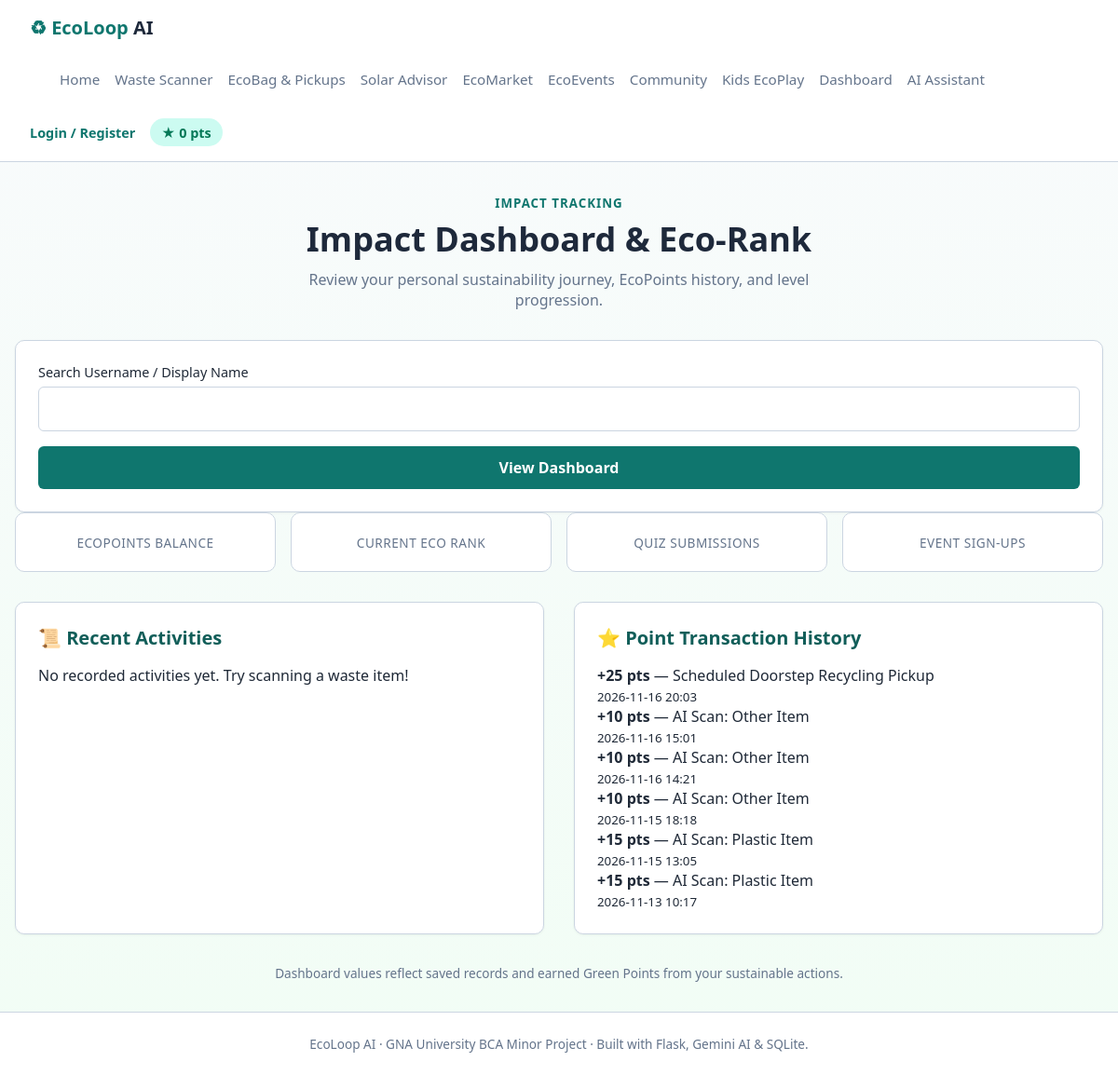
/dashboard, run on the app's committed database.
### tables this page shows
CREATE TABLE points(id INTEGER PRIMARY KEY,username TEXT,amount INTEGER,reason TEXT,created TEXT);

### app.py (the view)
@app.route("/dashboard")
def dashboard():
    user = session.get("user", "Guest")
    with connect() as c:
        pts_history = c.execute("SELECT * FROM points WHERE username=? ORDER BY id DESC LIMIT 15", (user,)).fetchall()
        pickups = c.execute("SELECT * FROM pickups WHERE username=? ORDER BY id DESC", (user,)).fetchall()
        total_pts = user_balance(user)
    level = get_eco_level(total_pts)
    return render_template("dashboard.html", pts_history=pts_history, pickups=pickups, total_pts=total_pts, level=level)

### app.py (called while the page is built)
def connect():
    c = sqlite3.connect(DB)
    c.row_factory = sqlite3.Row
    return c

def get_eco_level(pts: int) -> str:
    if pts >= 500: return "🏆 Planet Guardian"
    if pts >= 250: return "⭐ Earth Hero"
    if pts >= 100: return "🌟 Eco Master"
    if pts >= 30:  return "🌱 Green Hero"
    return "🌿 Seed Starter"

def user_balance(user):
    if not user:
        return 40
    with connect() as c:
        res = c.execute("SELECT COALESCE(SUM(amount),0) FROM points WHERE username=?", (user,)).fetchone()
        return res[0] if res else 40

### templates/dashboard.html
{% extends "base.html" %}
{% block content %}
<section class="head">
    <small>IMPACT TRACKING</small>
    <h1>Impact Dashboard & Eco-Rank</h1>
    <p>Review your personal sustainability journey, EcoPoints history, and level progression.</p>
</section>
<section class="panel">
    <form method="get" class="dashboard-search">
        <label>Search Username / Display Name
            <input type="text" name="user" value="{{ user }}">
        </label>
        <button type="submit" class="btn">View Dashboard</button>
    </form>
</section>
<div class="stats">
    <article><b>{{ points }}</b><span>EcoPoints Balance</span></article>
    <article><b>{{ eco_level }}</b><span>Current Eco Rank</span></article>
    <article><b>{{ quiz_count }}</b><span>Quiz Submissions</span></article>
    <article><b>{{ join_count }}</b><span>Event Sign-ups</span></article>
</div>
<div class="cols">
    <section class="panel">
        <h2>📜 Recent Activities</h2>
        {% if acts %}
            {% for a in acts %}
                <p><b>{{ a.kind }}</b> — {{ a.description }}<br><small>{{ a.created }}</small></p>
            {% endfor %}
        {% else %}
            <p>No recorded activities yet. Try scanning a waste item!</p>
        {% endif %}
    </section>
    <section class="panel">
        <h2>⭐ Point Transaction History</h2>
        {% if pts_history %}
            {% for p in pts_history %}
                <p><b>{{ '+' if p.amount > 0 else '' }}{{ p.amount }} pts</b> — {{ p.reason }}<br><small>{{ p.created }}</small></p>
            {% endfor %}
        {% else %}
            <p>No point transactions yet.</p>
        {% endif %}
    </section>
</div>
<p class="note">Dashboard values reflect saved records and earned Green Points from your sustainable actions.</p>
{% endblock %}

### templates/base.html (shortened to what this page needs)
<!doctype html>
<html lang="en">
<head>
    <link rel="stylesheet" href="{{ url_for('static', filename='css/style.css') }}">
</head>
<body>
    <header>
        <a class="logo" href="/">♻ EcoLoop <b>AI</b></a>
        <nav>
            <a href="/">Home</a>
            <a href="/scanner">Waste Scanner</a>
            <a href="/pickups">EcoBag & Pickups</a>
            <a href="/solar">Solar Advisor</a>
            <a href="/market">EcoMarket</a>
            <a href="/events">EcoEvents</a>
            <a href="/community">Community</a>
            <a href="/quiz">Kids EcoPlay</a>
            <a href="/dashboard">Dashboard</a>
            <a href="/assistant">AI Assistant</a>
        </nav>
        <div class="user-badge">
            {% if session.get('user') %}
                <span>👤 {{ session['user'] }}</span>
                <a href="/logout" class="auth-btn">Logout</a>
            {% else %}
                <a href="/auth" class="auth-btn">Login / Register</a>
            {% endif %}
            <span class="points">★ {{ session.get('points', 0) }} pts</span>
        </div>
    </header>
    <main>
        {% block content %}{% endblock %}
    </main>
    <footer>
        EcoLoop AI · GNA University BCA Minor Project · Built with Flask, Gemini AI & SQLite.
    </footer>
</body>
</html>

### static/css/style.css (style rules this page uses)
:root { --primary: #0f766e; --primary-dark: #115e59; --accent: #14b8a6; --bg: #f8fafc; --surface: #ffffff; --text: #1e293b; --text-muted: #64748b; --border: #cbd5e1; --radius: 10px; }
* { box-sizing: border-box; margin: 0; padding: 0; font-family: system-ui, -apple-system, BlinkMacSystemFont, "Segoe UI", Roboto, sans-serif; }
body { font-family: 'Segoe UI', system-ui, -apple-system, sans-serif; color: #1f2937; background: linear-gradient(rgba(248, 250, 252, 0.88), rgba(240, 253, 244, 0.90)), url('https://images.unsplash.com/photo-1501854140801-50d01698950b?auto=format&fit=crop&w=1920&q=80'); background-size: cover; background-position: center; background-attachment: fixed; min-height: 100vh; margin: 0; }
header { background-color: var(--surface); border-bottom: 1px solid var(--border); padding: 1rem 2rem; display: flex; align-items: center; justify-content: space-between; flex-wrap: wrap; gap: 1rem; position: sticky; top: 0; z-index: 100; }
.logo { font-size: 1.25rem; font-weight: bold; color: var(--primary); text-decoration: none; }
.logo b { color: var(--text); }
nav { display: flex; gap: 1rem; flex-wrap: wrap; }
nav a { color: var(--text-muted); text-decoration: none; font-size: 0.95rem; font-weight: 500; transition: color 0.2s; }
nav { display: flex; justify-content: space-between; align-items: center; padding: 1rem 2rem; background: rgba(255, 255, 255, 0.85); backdrop-filter: blur(10px); }
.user-badge { display: flex; align-items: center; gap: 1rem; }
.points { background-color: #ccfbf1; color: #047857; padding: 0.35rem 0.75rem; border-radius: 20px; font-weight: bold; font-size: 0.9rem; }
.auth-btn { text-decoration: none; color: var(--primary); font-weight: 600; font-size: 0.9rem; }
main { max-width: 1200px; width: 100%; margin: 0 auto; padding: 2rem 1rem; flex: 1; }
.head { margin-bottom: 2rem; text-align: center; }
.head small { color: var(--primary); font-weight: bold; letter-spacing: 1px; text-transform: uppercase; }
.head h1 { font-size: 2.25rem; color: var(--text); margin-top: 0.25rem; }
.head p { color: var(--text-muted); max-width: 600px; margin: 0.5rem auto 0; }
.cols { display: grid; grid-template-columns: repeat(auto-fit, minmax(300px, 1fr)); gap: 2rem; margin-bottom: 2rem; }
.panel { background-color: var(--surface); border: 1px solid var(--border); border-radius: var(--radius); padding: 1.5rem; box-shadow: 0 1px 3px rgba(0,0,0,0.05); }
.panel h2 { font-size: 1.25rem; margin-bottom: 1rem; color: var(--primary-dark); }
form { display: flex; flex-direction: column; gap: 1rem; }
label { display: flex; flex-direction: column; gap: 0.35rem; font-size: 0.9rem; font-weight: 500; }
input, select, textarea { padding: 0.75rem; border: 1px solid var(--border); border-radius: 6px; font-size: 1rem; outline: none; transition: border-color 0.2s; }
button.btn, .btn { background-color: var(--primary); color: white; border: none; padding: 0.75rem 1.5rem; border-radius: 6px; font-size: 1rem; font-weight: 600; cursor: pointer; text-decoration: none; text-align: center; display: inline-block; transition: background-color 0.2s; }
.stats { display: grid; grid-template-columns: repeat(auto-fit, minmax(200px, 1fr)); gap: 1rem; margin-bottom: 2rem; }
.stats article { background-color: var(--surface); border: 1px solid var(--border); border-radius: var(--radius); padding: 1.25rem; text-align: center; }
.stats article span { color: var(--text-muted); font-size: 0.85rem; text-transform: uppercase; letter-spacing: 0.5px; }
.note { font-size: 0.85rem; color: var(--text-muted); margin-top: 1.5rem; text-align: center; }
footer { text-align: center; padding: 1.5rem; border-top: 1px solid var(--border); color: var(--text-muted); font-size: 0.85rem; background-color: var(--surface); }

### data on the page
points: amount "+", amount "25", reason "Scheduled Doorstep Recycling Pickup", created "2026-11-16 20:03"
points: amount "+", amount "10", reason "AI Scan: Other Item", created "2026-11-16 15:01"
points: amount "+", amount "10", reason "AI Scan: Other Item", created "2026-11-16 14:21"
points: amount "+", amount "10", reason "AI Scan: Other Item", created "2026-11-15 18:18"
points: amount "+", amount "15", reason "AI Scan: Plastic Item", created "2026-11-15 13:05"
points: amount "+", amount "15", reason "AI Scan: Plastic Item", created "2026-11-13 10:17"

### other printed values
{{ session.get('points', 0) }} "0"
